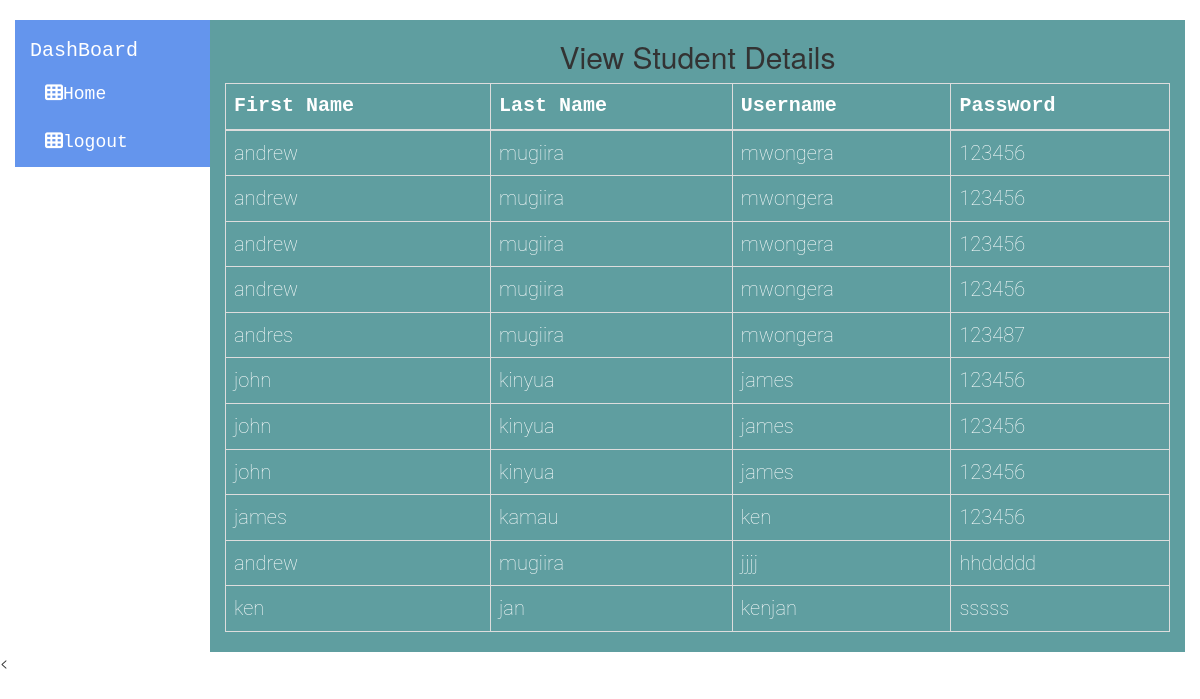
Screenshot of /admin/dashboard.php with the database file from the repository.
### tables this page shows
CREATE TABLE `student_details` (
  `id` int(10) NOT NULL,
  `first_name` varchar(50) NOT NULL,
  `last_name` varchar(50) NOT NULL,
  `username` varchar(50) NOT NULL,
  `password` varchar(50) NOT NULL
);

### admin/dashboard.php (the view, shortened to what this page needs)
<?php
include("init/db.php");
$sql ="SELECT * FROM student_details";
$sql_query=mysqli_query($conn,$sql);
?>
    <!doctype html>
    <html lang="en">
    <head>
        <link rel="stylesheet"  href="../css/bootstrap.min.css">
        <link rel="stylesheet" href="../assets/font-awesome/css/font-awesome.min.css">
        <link rel="stylesheet" type="text/css" href="../css/admin_style.css">
    </head>
    <body>
    <div class="container">
        <div class="row">
            <div class="col-sm-2">
                <h1 class="dash">DashBoard</h1>
                <ul id="side_menu" class="nav nav-pills nav-stacked">
                    <li ><a href="dashboard.php"><span ><i class="fa fa-th fa-1x"></i></span>Home</a><li>
                    <li ><a href="logout.php"><span ><i class="fa fa-th fa-1x"></i></span>logout</a><li>
                </ul>
            </div>
            <div class="col-sm-10">
       <h2 class="text-center">View Student Details</h2>
                <table class="table table-bordered">
                    <thead class="thead-dark">
                    <tr>
                        <th scope="col">First Name</th>
                        <th scope="col">Last Name</th>
                        <th scope="col">Username</th>
                        <th scope="col">Password</th>
                    </tr>
                    </thead>
                    <tbody>
                    <?php
                    while($row_data=mysqli_fetch_array($sql_query)){
                        $fname= $row_data['first_name'];
                        $lname= $row_data['last_name'];
                        $username= $row_data['username'];
                        $pass= $row_data['password'];
                        ?>
                        <tr>
                            <td><?= $fname ?></td>
                            <td><?= $lname ?></td>
                            <td><?= $username ?></td>
                            <td><?= $pass ?></td>
                        </tr>
                    <?php } ?>
                    </tbody>
                </table>
            </div>
        </div>
    </div>
    </body>
    </html>

### css/admin_style.css (style rules this page uses)
* { margin: 0px; padding: 0px; box-sizing: border-box; }
.col-sm-10 { background-color:cadetblue !important; ; }
.col-sm-2 { background-color: cornflowerblue !important; }
a { color:white; font-size: 18px; font-family: monospace; font-weight: 300; }
.dash { color:#fff !important; font-size: 20px; font-family: monospace; font-weight: 500; }
.container { margin-top:20px !important; }
.fa-1x { color:#fff; }
.thead-dark { color:#fff !important; font-size: 20px; font-family: monospace; font-weight: 300; }
td { color:#fff !important; font-size: 20px; font-family: "Roboto"; font-weight: 100; }

### rows the page displays
student_details: first_name "andrew", last_name "mugiira", username "mwongera", password "123456"
student_details: first_name "andrew", last_name "mugiira", username "mwongera", password "123456"
student_details: first_name "andrew", last_name "mugiira", username "mwongera", password "123456"
student_details: first_name "andrew", last_name "mugiira", username "mwongera", password "123456"
student_details: first_name "andres", last_name "mugiira", username "mwongera", password "123487"
student_details: first_name "john", last_name "kinyua", username "james", password "123456"
student_details: first_name "john", last_name "kinyua", username "james", password "123456"
student_details: first_name "john", last_name "kinyua", username "james", password "123456"
student_details: first_name "james", last_name "kamau", username "ken", password "123456"
student_details: first_name "andrew", last_name "mugiira", username "jjjj", password "hhddddd"
student_details: first_name "ken", last_name "jan", username "kenjan", password "sssss"
